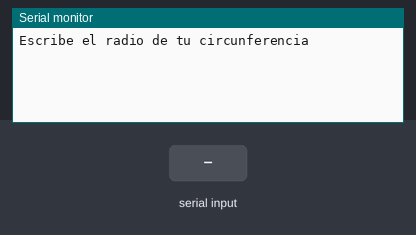
The sketch below on a simulated Arduino Uno, built with avr-gcc and run on an emulated ATmega328P. Shown: the last lines printed to the serial monitor. The test bench sets the inputs (shaded band).

Above: at 1.2 s.
1.3 s: "90,45\n" received over Serial
At 1.42 s:
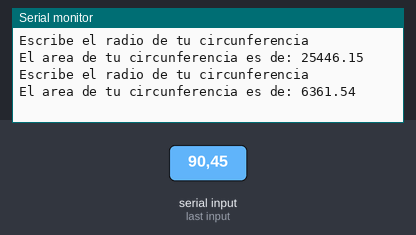
2.8 s: "30,150\n" received over Serial
At 5.2 s:
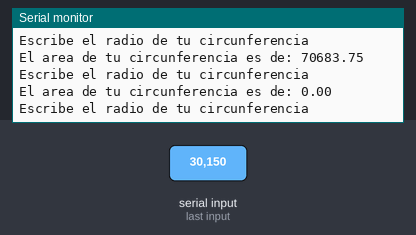
Timing chart, 0 to 6.7 s (numbered marks = the images above; inputs shaded):
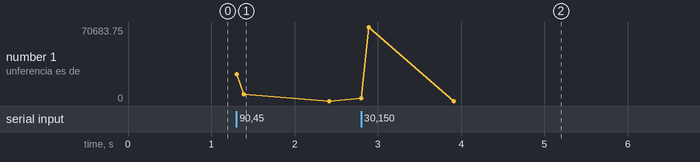

The sketch:

sketch_11_LeerValoresDesdeMonitorSerial.ino
```cpp
/*int blinkTimes;
int ledPin = 8;
int dt = 500;
int i;
int myNumber;
String msg1 = "Por favor ingresa el numero de parpadeos: ";

void setup() {
  Serial.begin(9600);
  pinMode(ledPin, OUTPUT);
}

void loop() {
  Serial.println(msg1);
  while (Serial.available() == 0) {
  }
  blinkTimes = Serial.parseInt();

  for (i = 1; i <= blinkTimes; i++) {
    digitalWrite(ledPin, HIGH);
    delay(dt);
    digitalWrite(ledPin, LOW);
    delay(dt);
  }
}*/

// A = pi * Radio al 2

float radius;
float pi = 3.1415;
float area;
int dt = 500;
String msg1 = "Escribe el radio de tu circunferencia ";
String msg2 = "El area de tu circunferencia es de: ";

void setup() {
  Serial.begin(9600);
}

void loop() {
  Serial.println(msg1);
  while (Serial.available() == 0) {

  }
  radius = Serial.parseFloat();
  area = pi*radius*radius;
  Serial.print(msg2);
  Serial.print(area);
  Serial.println("");
}
```

Measured:
- after the input at 1.3 s, the serial monitor: prints a new line at once (image 1)
- after the input at 2.8 s, the serial monitor: prints a new line at once (image 2)
